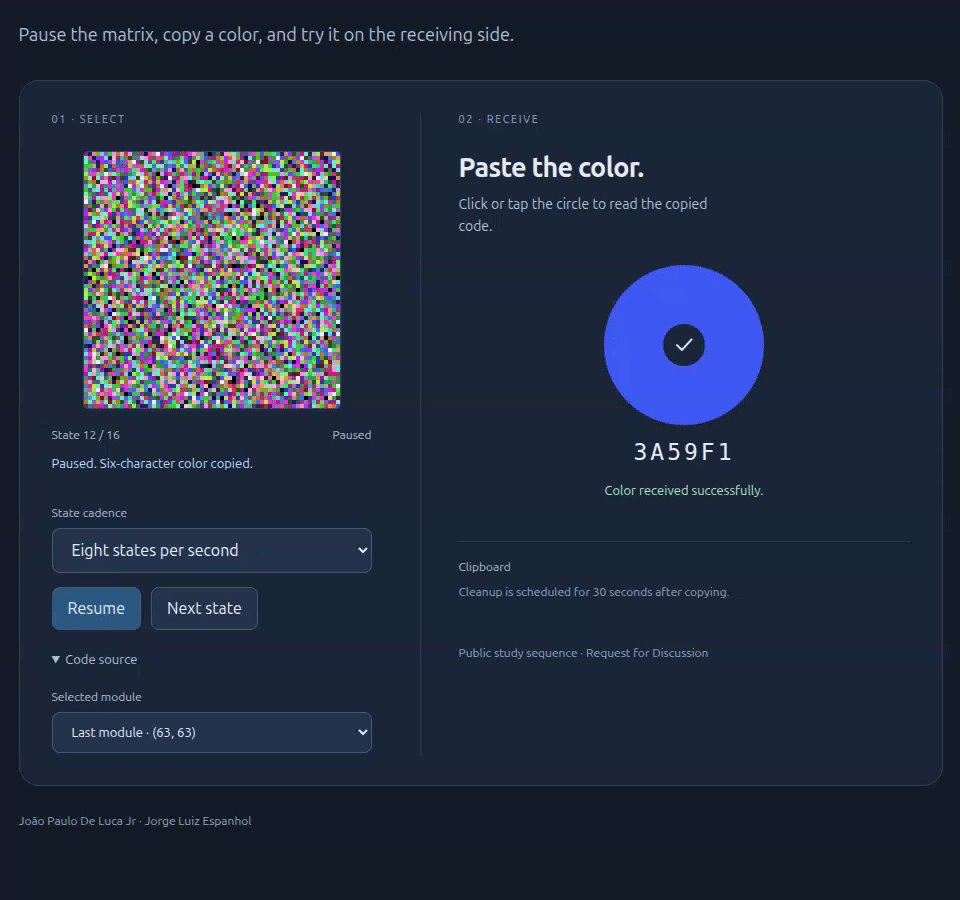
#> input picture docs/media/quad-dimensional-datamatrix-poc.gif, 960 x 900 px
$ python build_papers.py
#> lines starting #> are read from the running program, lines starting #| are printed output that depends on the picture
# SPDX-FileCopyrightText: 2026 Cecil-IA Labs
# SPDX-License-Identifier: MIT
#
# Author: João Paulo De Luca Jr.; Jorge Luiz Espanhol
# Organization: Cecil-IA Labs
# Project: Quad-Dimensional DataMatrix
#
# AI-assisted development:
# OpenAI ChatGPT and Codex were used as development tools.
# Human-directed development and integration.
# No OpenAI sponsorship, affiliation, or endorsement is implied.
#
# License: See the repository LICENSE file and SPDX identifier above.

"""Build equivalent English and Portuguese PDF editions from Markdown."""
from pathlib import Path
import shutil
import subprocess

from PIL import Image

ROOT = Path(__file__).resolve().parents[1]


def check_pdf_tools() -> None:
    missing = [tool for tool in ("pandoc", "pdflatex") if shutil.which(tool) is None]
    if missing:
        raise SystemExit(
            "Cannot build the papers: missing executables on PATH: "
            + ", ".join(missing)
            + ".\nPDF builds require system tools in addition to the Python environment.\n"
            "On Ubuntu/Debian, install them with:\n"
            "  sudo apt update\n"
            "  sudo apt install --no-install-recommends pandoc texlive-latex-extra "
            "texlive-fonts-recommended texlive-lang-portuguese lmodern\n"
            "Then rerun: make PYTHON=.venv/bin/python paper\n"
            "See README.md or README.pt.md for the full PDF setup."
        )


def main():
    check_pdf_tools()
    figures = ROOT / "paper/figures"
    figures.mkdir(parents=True, exist_ok=True)
    with Image.open(ROOT / "docs/media/quad-dimensional-datamatrix-poc.gif") as recording:
#> recording is the input picture: PIL image 960x900 P; mean R, G, B, A 34.9, 45.1, 64.6, 255
        recording.seek(recording.n_frames // 2)
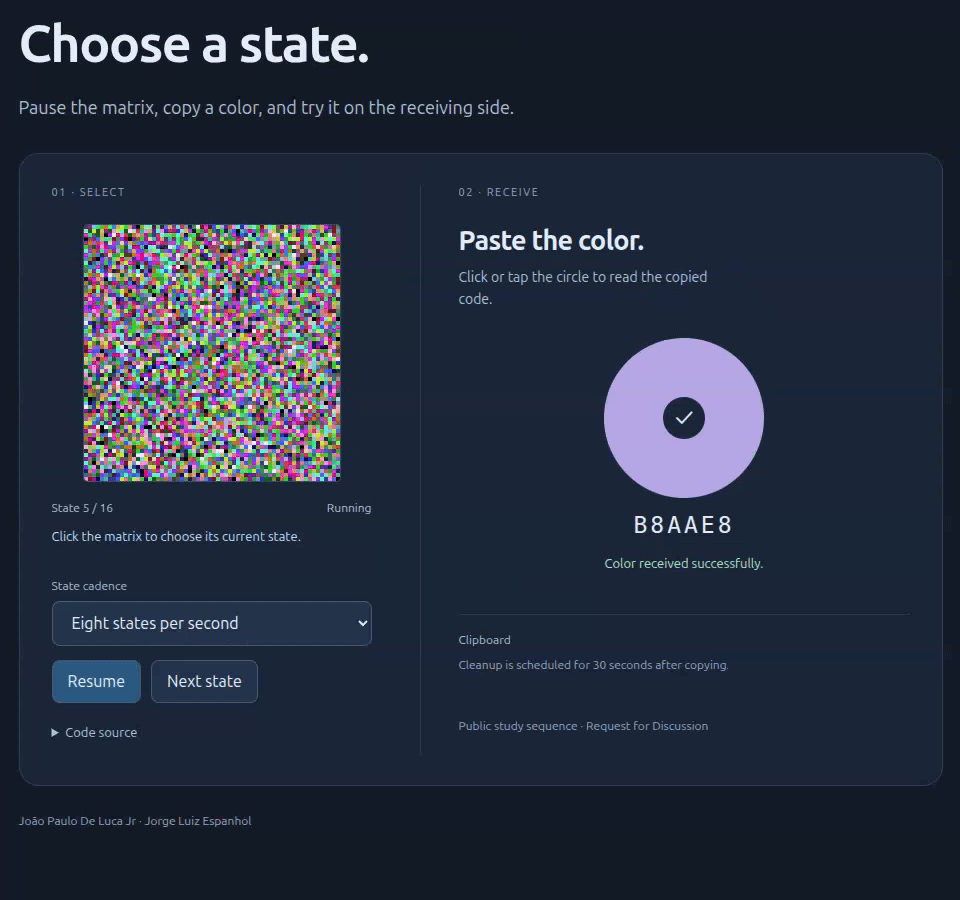
#> recording: PIL image 960x900 RGBA; mean R, G, B, A 38.2, 46.8, 63.6, 255
        recording.convert("P", palette=Image.Palette.ADAPTIVE, colors=256).save(
            figures / "concept-app.pdf", resolution=144
        )
    output = ROOT / "output/pdf"
    output.mkdir(parents=True, exist_ok=True)
    for language in ("en", "pt"):
        stem = f"quad-dimensional-datamatrix.{language}"
        for extension in (".aux", ".out", ".toc"):
            (output / (stem + extension)).unlink(missing_ok=True)
        source = ROOT / "paper" / (stem + ".md")
        tex = ROOT / "paper" / (stem + ".tex")
        subprocess.run([
            "pandoc", str(source), "--standalone", "--from=markdown+tex_math_dollars",
            "--to=latex", "--number-sections", "--no-highlight", "--include-in-header",
            str(ROOT / "paper/preamble.tex"), "--output", str(tex),
        ], cwd=ROOT / "paper", check=True)
        command = ["pdflatex", "-interaction=nonstopmode", "-halt-on-error",
                   "-output-directory=" + str(output), str(tex)]
        for _ in range(2):
            result = subprocess.run(command, cwd=ROOT / "paper", capture_output=True, text=True,
                                    encoding="utf-8", errors="replace")
            (output / (stem + ".build.log")).write_text(
                result.stdout + result.stderr, encoding="utf-8")
            if result.returncode:
                raise RuntimeError((result.stdout + result.stderr)[-6000:])
        artifact = output / (stem + ".pdf")
        shutil.copyfile(artifact, ROOT / "paper" / artifact.name)
        print(f"Built {artifact.name}: {artifact.stat().st_size} bytes")

if __name__ == "__main__":
#> (the run stopped early here; a loop or call above may not have finished)
